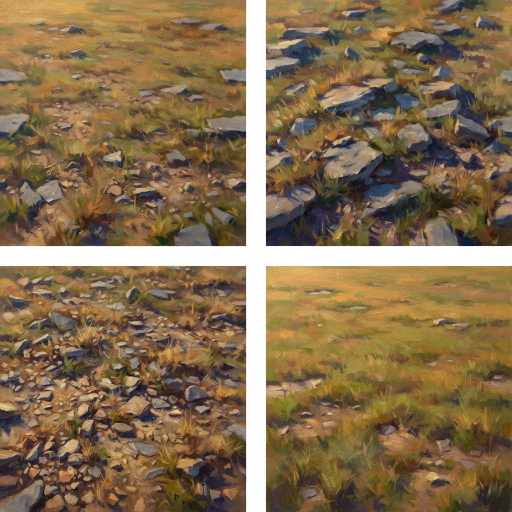
#> input picture assets/incoming/01_Rocky_ground.jpg, 1024 x 1024 px (shown at 1/2 size)
$ python intake.py ../assets/incoming/01_Rocky_ground.jpg
#> lines starting #> are read from the running program, lines starting #| are printed output that depends on the picture
#!/usr/bin/env python3
"""CWG3 art intake: turns raw AI-generated sheets in assets/incoming/ into game-ready art.

  python3 tools/intake.py            # process everything listed in SHEETS below
  python3 tools/intake.py --review   # also write assets/art/review_*.jpg contact sheets

Ground sheets (2x2 painted texture variants): borders trimmed, lighting flattened,
made seamless (tile without visible edges), saved 512px.
Prop sheets (objects on a magenta background): magenta removed ("chroma key"),
pink fringe removed ("despill"), drop shadows kept as soft black, text labels
dropped, each object cut out, named, and packed into one atlas image.
Output: assets/art/ground/*.jpg, assets/art/props/*.png, assets/art/art.js
(art.js embeds everything as data URIs so play.html still works by double-click).
"""
import base64, io, json, os, sys
import numpy as np
from PIL import Image, ImageFilter
from scipy import ndimage as ndi

ROOT = os.path.dirname(os.path.dirname(os.path.abspath(__file__)))
INC = os.path.join(ROOT, 'assets', 'incoming')
OUT = os.path.join(ROOT, 'assets', 'art')

# ---- what each incoming file is -------------------------------------------------
GROUND = {  # file -> texture name (4 variants each)
    '01_Rocky_ground.jpg': 'rocky', '02_Burned_field.jpg': 'burned',
    '03_Farmyard_earth.jpg': 'farmyard', '04_Trampled_mud.jpg': 'mud',
    '23_Road_textures.jpg': 'road', '24_Water_textures.jpg': 'water', '26_Parchment_textures.jpg': 'ui',   # batch 2: road/water fills + UI surfaces
    '16_Wheat_field.jpg': 'wheat', '17_Corn_field.jpg': 'corn',   # batch 2: crop ground (2x2 top-down variants)
    # batch 3 (27 Sep, John via Gemini/Grok): summer meadow sets (A realistic, B painterly, C painterly square) + far countryside for beyond the board edge
    'batch3/29a_Summer_ground.jpg': 'sga', 'batch3/29b_Summer_ground.jpg': 'sgb', 'batch3/29c_Summer_ground.jpg': 'sgc',   # _0 meadow+flowers, _1 grazed/worn, _2 tall hay, _3 trampled mud
    # batch 4 (28 Sep): slopes/rock for hills, summer crops (_0 corn, _1 wheat, _2 cut hay windrows, _3 plowed)
    'batch4/46a_Slopes_rock.jpg': 'slpa', 'batch4/46b_Slopes_rock.jpg': 'slpb',   # _0 grass + red clay, _1 limestone, _2 scree, _3 creek-bank mud
    'batch4/49a_Summer_crops.jpg': 'crpa', 'batch4/49b_Summer_crops.jpg': 'crpb',
    'batch3/30a_Countryside_far.jpg': 'fara', 'batch3/30b_Countryside_far.jpg': 'farb', 'batch3/30c_Countryside_far.jpg': 'farc', 'batch3/30d_Countryside_far.jpg': 'fard',   # _0 patchwork fields, _1 forest canopy, _2 pasture+trees, _3 wood edge
}
PROPS = {  # file -> (prefix, names in reading order, options)
    '05_Stone_walls.jpg': ('wall', ['long', 'short', 'corner', 'short2', 'broken', 'rubble', 'mossy', 'gate', 'tree'], {'fieldstone': True, 'warm': True}),
    '06_Fences.jpg': ('fence', ['worm_a', 'worm_short', 'worm_b', 'worm_gate', 'worm_c', 'post', 'post_b', 'post_gate', 'broken'], {'warm': True}),
    '07_Village_buildings.jpg': ('bldg', ['mill', 'church', 'smithy', 'store', 'tavern', 'school', 'tollhouse', 'frame_house', 'brick_house'], {'labels': True}),
    '07_Village_buildings_retry.jpg': ('bldg', ['mill_b', 'church_b', 'smithy_b', 'store_b', 'tavern_b', 'school_b', 'tollhouse_b', 'frame_house_b', 'brick_house_b'], {'labels': True}),
    '08_Bridges_and_ruins.jpg': ('ruin', ['arch_bridge', 'plank_bridge', 'covered_bridge', 'burned_house', 'collapsed_house', 'stone_pen', 'chimney', 'fence', 'rubble'], {}),
    '08_Bridges_and_ruins_retry.jpg': ('ruin', ['arch_bridge_b', 'plank_bridge_b', 'covered_bridge_b', 'burned_house_b', 'collapsed_house_b', 'stone_pen_b', 'chimney_b', 'fence_b', 'rubble_b'], {}),
    '09_Field_clutter.jpg': ('clut', ['haystack', 'sheaves', 'woodpile', 'wagon', 'trough', 'well', 'graveyard', 'boulder', 'stump'], {}),
    '10_Confederate_battalion_test.jpg': ('cs', ['line_a', 'line_b', 'column', 'skirmish'], {'grid': (2, 2)}),
    # batch 2 (27 Sep, Grok via Chrome) - 3x3 on magenta, light from upper left
    '11_Trees.jpg': ('tree', ['oak', 'oak_young', 'oak_gnarled', 'hickory', 'elm', 'sycamore', 'maple', 'pine', 'dead'], {'warm': True}),
    '12_Woods_orchard.jpg': ('wood', ['clump_a', 'clump_b', 'clump_c', 'orchard_row', 'apple', 'peach', 'thicket', 'woodlot_edge', 'cedar'], {'warm': True}),
    # facings: NE (3/4 away), E (side), SE (3/4 toward); game mirrors for NW / W / SW
    '13_CS_facings.jpg': ('csf', ['line_ne', 'line_e', 'line_se', 'col_ne', 'col_e', 'col_se', 'routed', 'skirmish', 'firing'], {}),
    '14_US_facings.jpg': ('usf', ['line_ne', 'line_e', 'line_se', 'col_ne', 'col_e', 'col_se', 'routed', 'skirmish', 'firing'], {}),
    # walls: 'diag' runs upper-left -> lower-right (flip for the other slant), 'vert' runs away from the viewer
    '15_Fieldstone_walls.jpg': ('fsw', ['diag', 'diag_mossy', 'diag_broken', 'vert', 'vert_gate', 'short', 'corner', 'rubble', 'diag_end'], {}),
    # batch 2 units (same NE/E/SE facing convention; game mirrors for NW/W/SW)
    '18_CS_cavalry.jpg': ('cscav', ['line_ne', 'line_e', 'line_se', 'col_ne', 'col_e', 'col_se', 'charge', 'dismounted', 'routed'], {}),
    '19_US_cavalry.jpg': ('uscav', ['line_ne', 'line_e', 'line_se', 'col_ne', 'col_e', 'col_se', 'charge', 'dismounted', 'routed'], {}),
    '20_Officers.jpg': ('ofc', ['cs_gen_ne', 'cs_gen_e', 'cs_gen_se', 'us_gen_ne', 'us_gen_e', 'us_gen_se', 'cs_col', 'us_col', 'courier'], {}),
    '21_CS_artillery.jpg': ('csart', ['gun_ne', 'gun_e', 'gun_se', 'limber_ne', 'limber_e', 'limber_se', 'firing', 'wrecked', 'caisson'], {}),
    '22_US_artillery.jpg': ('usart', ['gun_ne', 'gun_e', 'gun_se', 'limber_ne', 'limber_e', 'limber_se', 'firing', 'wrecked', 'caisson'], {}),
    '25_Creek_road_props.jpg': ('wx', ['footbridge', 'ford_stones', 'reeds', 'fallen_log', 'bank_rocks', 'cattails', 'signpost', 'milestone', 'culvert'], {}),
    '27_UI_frames.jpg': ('ui', ['panel', 'slip', 'banner', 'button', 'button_down', 'seal', 'corner', 'divider', 'portrait_frame'], {}),
    # batch 3 (27 Sep): summer trees (5 sheets for variety), winter trees, military features. Same view/light convention.
    'batch3/28a_Summer_trees.jpg': ('sta', ['oak', 'poplar', 'maple', 'clump', 'pine', 'hickory', 'apple', 'oak_young', 'thicket'], {'warm': True, 'ratio': True}),
    'batch3/28b_Summer_trees.jpg': ('stb', ['oak', 'poplar', 'maple', 'clump', 'pine', 'hickory', 'apple', 'oak_young', 'thicket'], {'warm': True, 'ratio': True}),
    'batch3/28c_Summer_trees.jpg': ('stc', ['oak', 'elm', 'pine', 'dogwood', 'ash', 'maple', 'sassafras', 'magnolia', 'cedar'], {'warm': True, 'ratio': True}),
    'batch3/28d_Summer_trees.jpg': ('std', ['elm', 'oak', 'pine', 'magnolia', 'sycamore', 'maple', 'willow', 'dogwood', 'walnut'], {'warm': True, 'ratio': True}),
    'batch3/28e_Summer_trees.jpg': ('ste', ['oak', 'pine', 'poplar', 'dogwood', 'maple', 'red_maple', 'ash', 'sumac', 'magnolia'], {'warm': True, 'ratio': True}),
    'batch3/41_Winter_trees.jpg': ('wt', ['oak', 'poplar', 'maple', 'clump', 'pine', 'cedars', 'apple', 'thicket'], {'warm': True, 'ratio': True, 'depink': True}),
    'batch3/39_Military_features.jpg': ('mil', ['rail_diag', 'rail_vert', 'redoubt', 'rifle_pits', 'abatis', 'haystacks', 'burned_house', 'rail_pile'], {'warm': True, 'ratio': True}),
    # batch 4 (28 Sep, daytime summer): effects on black, objects on white (+ one magenta ground-detail sheet)
    'batch4/31_Musket_smoke.jpg': ('fxs', ['dense', 'soft', 'big', 'wispy', 'swirl', 'streak', 'puff', 'ring', 'drift'], {'bg': 'black'}),
    'batch4/32_Cannon_smoke_dust.jpg': ('fxc', ['cannon_a', 'cannon_b', 'cannon_c', 'dust_a', 'dust_b', 'dust_c', 'dirt_burst', 'fire_column', 'haze'], {'bg': 'black'}),
    'batch4/33_Flashes_fire.jpg': ('fxf', ['flash_up', 'flash_right', 'flash_diag', 'blast_a', 'blast_b', 'blast_c', 'shell_burst', 'campfire', 'sparks'], {'bg': 'black'}),
    'batch4/48a_Ground_details_magenta.jpg': ('gda', ['flowers', 'thistle', 'clover', 'boulders', 'stump', 'log', 'puddle', 'ruts', 'flagstones'], {'warm': True, 'ratio': True}),
    'batch4/48b_Ground_details.jpg': ('gdb', ['lichen_rocks', 'bush', 'sapling', 'bramble', 'fire_ring', 'broken_fence', 'stump_mud', 'trough', 'meadow_patch'], {'bg': 'white'}),
    'batch4/48c_Ground_details.jpg': ('gdc', ['oak', 'mossy_rocks', 'berry_bush', 'woodpile', 'wagon_ruts', 'well', 'corn_patch', 'campfire_out', 'ferns'], {'bg': 'white'}),
    'batch4/38a_Landmarks.jpg': ('lma', ['church', 'mill', 'covered_bridge', 'cemetery', 'depot', 'smithy', 'barn', 'cabin', 'tavern'], {'bg': 'white'}),
    'batch4/38b_Landmarks_hastext.jpg': ('lmb', ['cabin', 'frame_house', 'mansion', 'store', 'smithy', 'church', 'barn', 'school', 'mill'], {'bg': 'white'}),
    'batch4/38c_Landmarks_hastext.jpg': ('lmc', ['cabin', 'farmhouse', 'plantation', 'red_barn', 'smithy', 'store', 'church', 'mill', 'school'], {'bg': 'white'}),
    'batch4/38d_Landmarks.jpg': ('lmd', ['cabin', 'two_story', 'barn', 'store', 'church', 'smithy', 'farmhouse', 'school', 'cabin_small'], {'bg': 'white'}),
    'batch4/38e_Farm_buildings.jpg': ('lme', ['cabin', 'red_barn', 'corn_crib', 'smokehouse', 'smithy', 'shed_pen', 'well', 'wagon_shed', 'root_cellar'], {'bg': 'white'}),
    'batch4/50_Thin_props.jpg': ('tp', ['telegraph', 'telegraph_row', 'flagpole', 'oak_young', 'signpost', 'gate', 'well', 'pump', 'trough'], {'bg': 'white'}),
}
PROP_SCALE = 0.5   # stored at half the generated size (drawn smaller still on the map)


# ---- ground ---------------------------------------------------------------------
def trim_border(a):
    """Cut white gutters / frames around a quadrant."""
    g = a.mean(2)
    def bad(v, s): return v > 215 or s < 6
    t, b, l, r = 0, a.shape[0], 0, a.shape[1]
    while t < b - 10 and bad(g[t].mean(), g[t].std()): t += 1
    while b > t + 10 and bad(g[b - 1].mean(), g[b - 1].std()): b -= 1
    while l < r - 10 and bad(g[:, l].mean(), g[:, l].std()): l += 1
    while r > l + 10 and bad(g[:, r - 1].mean(), g[:, r - 1].std()): r -= 1
    m = 6  # safety margin for soft frame edges
    return a[t + m:b - m, l + m:r - m]


def flatten_light(a, strength=0.75):
    """Remove big light/shadow gradients so the texture repeats without stripes."""
    blur = np.stack([ndi.gaussian_filter(a[..., k], a.shape[0] / 10) for k in range(3)], 2)
    return a - (blur - blur.mean((0, 1))) * strength


def make_seamless(a):
    """Two passes (x then y): blend each edge band with a half-rolled copy whose own seam sits
    in the middle, where the original is used untouched."""
    s = a.shape[0]
    t = np.clip(np.minimum(np.arange(s), s - 1 - np.arange(s)) / (s * .2), 0, 1)
    rng = np.random.default_rng(3)  # wobble the blend edge so it does not read as a cross-fade
    for axis in (1, 0):
        nz = ndi.gaussian_filter(rng.random((s, s)), 14); nz = (nz - nz.min()) / (np.ptp(nz) + 1e-6) - .5
        m = (t[None, :] if axis == 1 else t[:, None]) * np.ones((s, s))
        m = np.clip(m + nz * .6 * (m > 0) * (m < 1), 0, 1)
        m = (m * m * (3 - 2 * m))[..., None]
        a = a * m + np.roll(a, s // 2, axis) * (1 - m)
    return a


def do_ground(fn, name):
    im = np.asarray(Image.open(os.path.join(INC, fn)).convert('RGB')).astype(np.float32)
    h, w = im.shape[:2]
    out = []
    for i, (y, x) in enumerate([(0, 0), (0, 1), (1, 0), (1, 1)]):
        q = trim_border(im[y * h // 2:(y + 1) * h // 2, x * w // 2:(x + 1) * w // 2])
        n = min(q.shape[:2]); q = q[:n, :n]
        q = np.asarray(Image.fromarray(np.clip(q, 0, 255).astype(np.uint8)).resize((512, 512), Image.LANCZOS)).astype(np.float32)
        q = make_seamless(flatten_light(q))
        img = Image.fromarray(np.clip(q, 0, 255).astype(np.uint8))
        p = os.path.join(OUT, 'ground', f'{name}_{i}.jpg'); img.save(p, quality=84)
        out.append((f'{name}_{i}', p))
    return out


# ---- props ----------------------------------------------------------------------
# [141 lines left out: functions key_magenta, key_light, key_black, fieldstone, is_text, slice_objects and 1 more, not called in this run]


def pack(items, width=1024, pad=2):
    """Shelf-pack images into one atlas."""
    items = sorted(items, key=lambda t: -t[1].height)
    x = y = sh = 0; pos = {}
    for nm, img, anc in items:
        if x + img.width + pad > width: x = 0; y += sh + pad; sh = 0
        pos[nm] = (x, y, img.width, img.height, round(anc[0], 3), round(anc[1], 3))
        x += img.width + pad; sh = max(sh, img.height)
    atlas = Image.new('RGBA', (width, y + sh), (0, 0, 0, 0))
    for nm, img, _ in items: atlas.paste(img, pos[nm][:2])
    return atlas, pos


# [17 lines left out: functions data_uri, contact, not called in this run]


def main():
    for d in ('ground', 'props'): os.makedirs(os.path.join(OUT, d), exist_ok=True)
    ground, props = {}, []
    for fn, name in GROUND.items():
        if os.path.exists(os.path.join(INC, fn)):
            print('ground', fn)
            for nm, p in do_ground(fn, name): ground[nm] = p
#> the loop in do_ground, `for i, (y, x) in enumerate([(0, 0), (0, 1), (1, 0), (1, 1)]):` made 4 passes
#> pass 1, in trim_border, `g = a.mean(2)`:
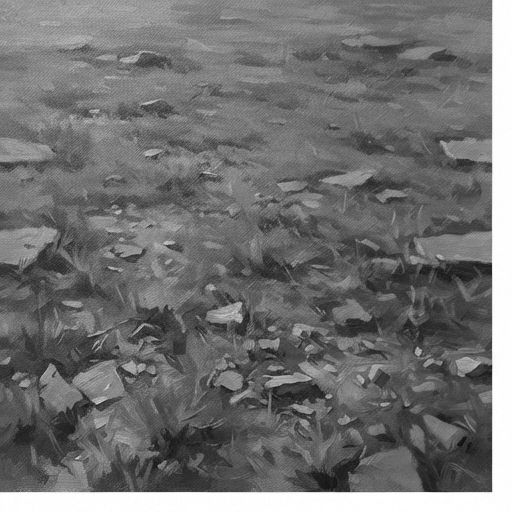
#> g: shape (512, 512) float32; min 15, max 255, mean 113.5
#> pass 1, in do_ground, `q = trim_border(im[y * h // 2:(y + 1) * h // 2, x * w // 2:(x + 1) * w..`:
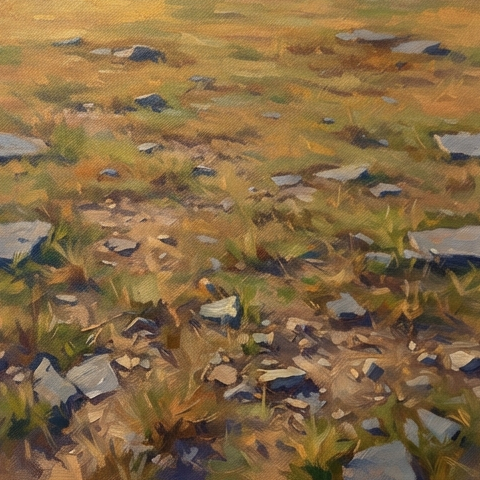
#> q: shape (480, 480, 3) float32; mean R, G, B 132.2, 105.1, 68.1
#> pass 1, in flatten_light, `blur = np.stack([ndi.gaussian_filter(a[..., k], a.shape[0] / 10) for k..`:
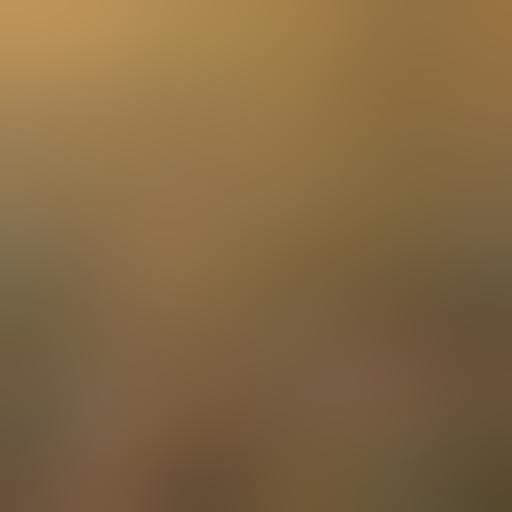
#> blur: shape (512, 512, 3) float32; mean R, G, B 132.2, 105.1, 68.1
#> after the loop in do_ground, `for i, (y, x) in enumerate([(0, 0), (0, 1), (1, 0), (1, 1)]):`:
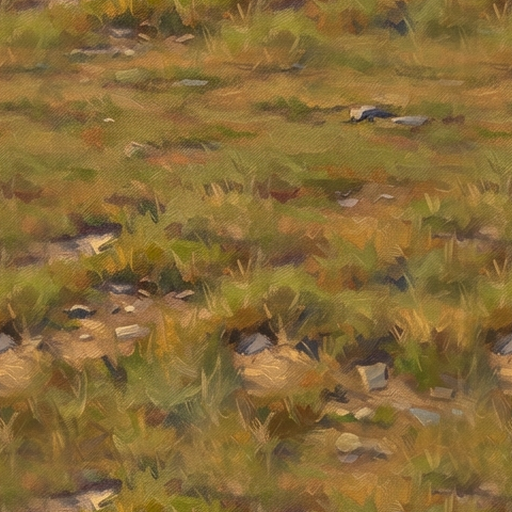
#> img: PIL image 512x512 RGB; mean R, G, B 134.6, 106.4, 55.4
#> after the loop in do_ground, `for i, (y, x) in enumerate([(0, 0), (0, 1), (1, 0), (1, 1)]):`: out = 4 items
#> pass 2 of the loop in main, `for fn, name in GROUND.items():`:
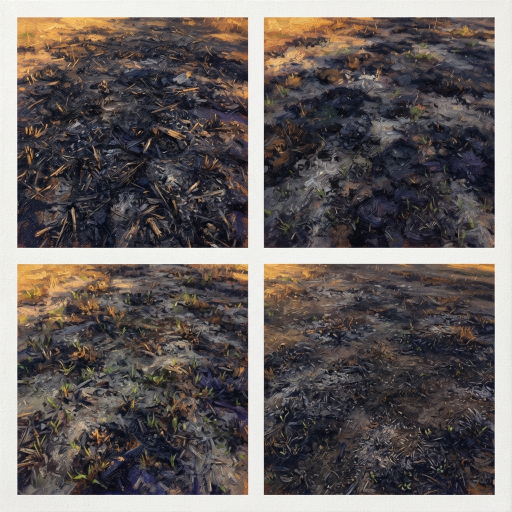
#> input picture assets/incoming/02_Burned_field.jpg, 1024 x 1024 px (shown at 1/2 size)
#> the loop in do_ground (call 2), `for i, (y, x) in enumerate([(0, 0), (0, 1), (1, 0), (1, 1)]):` made 4 passes
#> pass 1, in do_ground (call 2), `q = q[:n, :n]`:
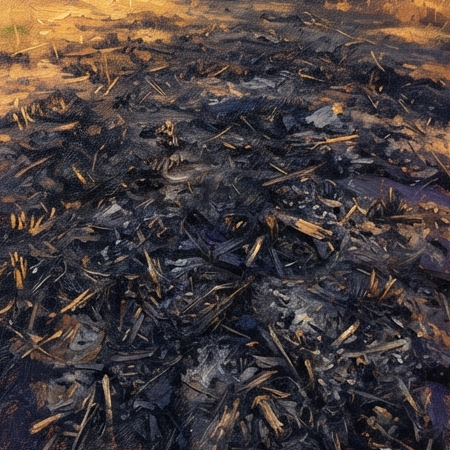
#> q: shape (450, 450, 3) float32; mean R, G, B 69.8, 60.7, 60.7
#> after the loop in do_ground (call 2), `for i, (y, x) in enumerate([(0, 0), (0, 1), (1, 0), (1, 1)]):`:
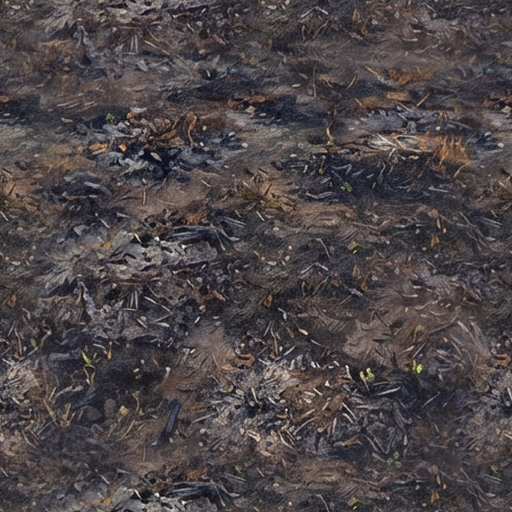
#> q: shape (512, 512, 3) float64; mean R, G, B 63.4, 57.5, 59.3; drawn with min black and max white
#> pass 3 of the loop in main, `for fn, name in GROUND.items():`:
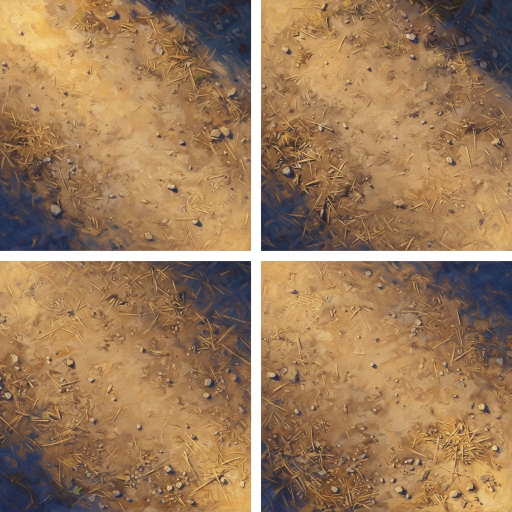
#> input picture assets/incoming/03_Farmyard_earth.jpg, 1024 x 1024 px (shown at 1/2 size)
#> the loop in do_ground (call 3), `for i, (y, x) in enumerate([(0, 0), (0, 1), (1, 0), (1, 1)]):` made 4 passes
#> pass 1, in flatten_light (call 9), `blur = np.stack([ndi.gaussian_filter(a[..., k], a.shape[0] / 10) for k..`:
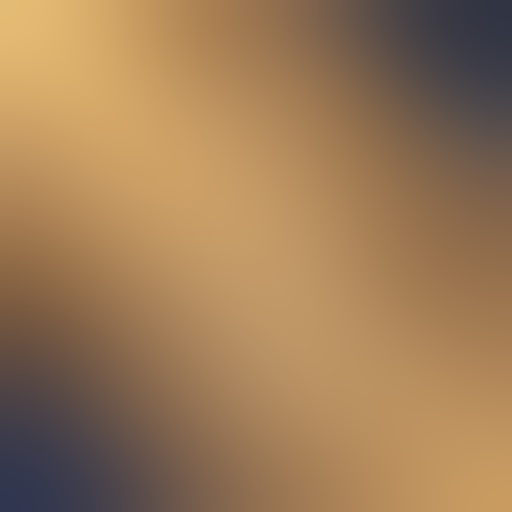
#> blur: shape (512, 512, 3) float32; mean R, G, B 158.8, 124.6, 87.7
#> after the loop in do_ground (call 3), `for i, (y, x) in enumerate([(0, 0), (0, 1), (1, 0), (1, 1)]):`:
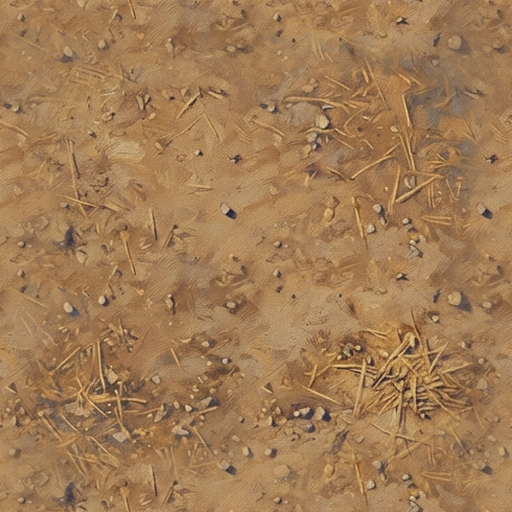
#> img: PIL image 512x512 RGB; mean R, G, B 161.7, 123.9, 85
#> the loop made 20 passes; the first 3 are shown
    for fn, (prefix, names, opts) in PROPS.items():
        if os.path.exists(os.path.join(INC, fn)):
            print('props ', fn); props += do_props(fn, prefix, names, opts)
#> pass 2 of the loop in main, `for fn, (prefix, names, opts) in PROPS.items():`:
#> pass 3 of the loop in main, `for fn, (prefix, names, opts) in PROPS.items():`:
#> the loop made 39 passes; the first 3 are shown
    atlas, frames = pack(props)
#> in pack, `items = sorted(items, key=lambda t: -t[1].height)`: items = []
#> after the loop in pack, `for nm, img, anc in items:`: pos = 0 items; sh = 0
#> frames = 0 items
#> (the run stopped early here; a loop or call above may not have finished)
